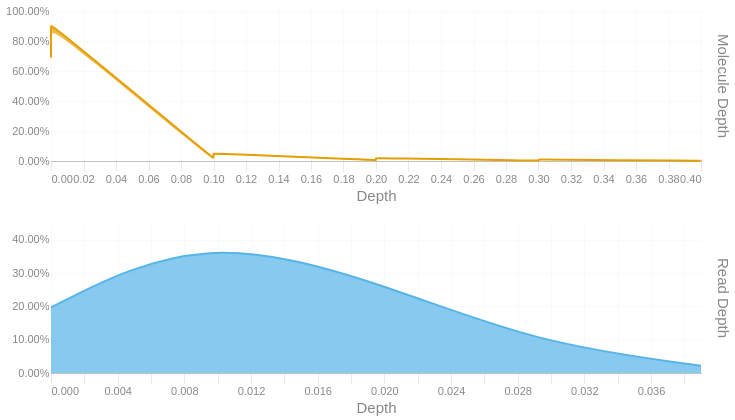

The cell this chart's notebook holds for it:
### Code cell
readdep = depth_hist(tb['Read Depth'], q99, 3)
readdep = readdep.with_columns(pl.lit('Read Depth').alias('Metric'))
if not SKIPLR:
    moldep = depth_hist(tb['Molecule Depth'], mol_q99, 1)
    moldep = moldep.with_columns(pl.lit('Molecule Depth').alias('Metric'))
    _hist = pl.concat([readdep, moldep])
    _hist = _hist.filter(pl.col('Proportion') != 0)
    with SafeRender(_hist):
        (
            alt.Chart(_hist)        
            .mark_area(interpolate = "basis")
            .encode(
                x=alt.X('Bin:Q').scale(domainMin=0).axis(alt.Axis(title='Depth')),
                y = alt.Y('Proportion:Q', title = None).axis(format = '.2%'),
                color = alt.Color('Metric:N').legend(None),
                row = alt.Row("Metric:N").header(title = None, labelOrient = 'right'),
                tooltip = [
                    alt.Tooltip("Metric:N", title = "Metric"),
                    alt.Tooltip('Interval:N', title = "Depth Interval"),
                    alt.Tooltip('Proportion:Q', title = "% Alignments").format('.2%')
                ]
            )
            .resolve_scale(x='independent', y='independent')
            .properties(
                height = 150, width = 650,
                usermeta={'embedOptions': {'downloadFileName': f'{samplename}.depth.hist'}}
            )
        ).display()
else:
    readdep = readdep.filter(pl.col('Proportion') != 0)
    with SafeRender(readdep):
        (
            alt.Chart(readdep)        
            .mark_area(interpolate = "basis")
            .encode(
                x=alt.X('Bin:Q').scale(domainMin=0).axis(alt.Axis(title='Depth')),
                y = alt.Y('Proportion:Q', title = None).axis(format = '.2%'),
                tooltip = [
                    alt.Tooltip('Interval:N', title = "Depth Interval"),
                    alt.Tooltip('Proportion:Q', title = "% Alignments").format('.2%')
                ]
            )
            .properties(
                usermeta={'embedOptions': {'downloadFileName': f'{samplename}.depth.hist'}}
            )
        ).display()

### Figure 1 — Vega-Lite specification as saved in the notebook (floating-point values rounded to 4 significant figures)
{"width": 650, "height": 150, "config": {"title": {"anchor": "start", "dy": -15, "fontSize": 18, "color": "#888888", "subtitleColor": "#888888", "subtitleFontSize": 14}, "arc": {"fill": "#0072B2"}, "axis": {"domainColor": "#888888", "domainWidth": 0.5, "gridWidth": 0.2, "grid": false, "titleFontWeight": 400, "titleFontSize": 15, "labelFontSize": 11, "labelColor": "#888888", "tickColor": "#888888", "tickWidth": 0.2, "titleColor": "#888888"}, "axisBand": {"grid": false}, "axisX": {"grid": true, "tickSize": 10, "domainCap": "round"}, "axisY": {"domain": false, "grid": true, "tickSize": 0, "domainCap": "round"}, "background": "transparent", "header": {"labelFontSize": 15, "labelColor": "#888888", "titleFontSize": 15, "titleFontWeight": 600, "titleColor": "#888888"}, "legend": {"labelFont": "sans-serif", "labelFontSize": 12, "labelColor": "#888888", "symbolSize": 100, "symbolType": "circle", "titleFontSize": 12, "titlePadding": 10, "titleColor": "#888888", "title": null}, "range": {"category": ["#E69F00", "#56B4E9", "#009E73", "#F0E442", "#0072B2", "#D55E00", "#CC79A7", "#000000"], "diverging": ["#cfe8f3", "#a2d4ec", "#73bfe2", "#46abdb", "#1696d2", "#12719e"]}, "area": {"fill": "#0072B2", "fillOpacity": 0.7, "line": true, "strokeOpacity": 0.7}, "line": {"color": "#0072B2", "stroke": "#0072B2", "strokeWidth": 2}, "trail": {"color": "#0072B2", "stroke": "#0072B2", "strokeWidth": 0, "size": 1}, "point": {"filled": true, "fillOpacity": 1.0, "size": 95}, "text": {"color": "#888888", "fontSize": 11, "align": "right", "fontWeight": 400, "size": 11}, "bar": {"fill": "#0072B2", "stroke": null}, "view": {"stroke": null, "continuousWidth": 660, "continuousHeight": 400}}, "data": {"name": "data-f11458e5ccec79da9b6d680e7c49f1ab"}, "mark": {"type": "area", "interpolate": "basis"}, "encoding": {"color": {"field": "Metric", "legend": null, "type": "nominal"}, "row": {"field": "Metric", "header": {"title": null, "labelOrient": "right"}, "type": "nominal"}, "tooltip": [{"field": "Metric", "title": "Metric", "type": "nominal"}, {"field": "Interval", "title": "Depth Interval", "type": "nominal"}, {"field": "Proportion", "format": ".2%", "title": "% Alignments", "type": "quantitative"}], "x": {"axis": {"title": "Depth"}, "field": "Bin", "scale": {"domainMin": 0}, "type": "quantitative"}, "y": {"axis": {"format": ".2%"}, "field": "Proportion", "title": null, "type": "quantitative"}}, "resolve": {"scale": {"x": "independent", "y": "independent"}}, "usermeta": {"embedOptions": {"downloadFileName": "S6_Annis_4791.depth.hist"}}, "$schema": "https://vega.github.io/schema/vega-lite/v6.1.0.json", "datasets": {"data-f11458e5ccec79da9b6d680e7c49f1ab": [{"Bin": 0.0, "Interval": "0.0-0.001", "Proportion": 0.197, "Metric": "Read Depth"}, {"Bin": 0.009, "Interval": "0.009-0.011", "Proportion": 0.422, "Metric": "Read Depth"}, {"Bin": 0.02, "Interval": "0.02-0.021", "Proportion": 0.268, "Metric": "Read Depth"}, {"Bin": 0.029, "Interval": "0.029-0.031", "Proportion": 0.09, "Metric": "Read Depth"}, {"Bin": 0.039, "Interval": "0.039-0.04", "Proportion": 0.022, "Metric": "Read Depth"}, {"Bin": 0.0, "Interval": "0.0-0.0", "Proportion": 0.69, "Metric": "Molecule Depth"}, {"Bin": 0.0, "Interval": "0.0-0.0", "Proportion": 0.154, "Metric": "Molecule Depth"}, {"Bin": 0.0, "Interval": "0.0-0.0", "Proportion": 0.056, "Metric": "Molecule Depth"}, {"Bin": 0.0, "Interval": "0.0-0.1", "Proportion": 0.013, "Metric": "Molecule Depth"}, {"Bin": 0.1, "Interval": "0.1-0.1", "Proportion": 0.017, "Metric": "Molecule Depth"}, {"Bin": 0.1, "Interval": "0.1-0.1", "Proportion": 0.006, "Metric": "Molecule Depth"}, {"Bin": 0.1, "Interval": "0.1-0.1", "Proportion": 0.011, "Metric": "Molecule Depth"}, {"Bin": 0.1, "Interval": "0.1-0.1", "Proportion": 0.004, "Metric": "Molecule Depth"}, {"Bin": 0.1, "Interval": "0.1-0.1", "Proportion": 0.003, "Metric": "Molecule Depth"}, {"Bin": 0.1, "Interval": "0.1-0.1", "Proportion": 0.008, "Metric": "Molecule Depth"}, {"Bin": 0.1, "Interval": "0.1-0.2", "Proportion": 0.002, "Metric": "Molecule Depth"}, {"Bin": 0.2, "Interval": "0.2-0.2", "Proportion": 0.005, "Metric": "Molecule Depth"}, {"Bin": 0.2, "Interval": "0.2-0.2", "Proportion": 0.002, "Metric": "Molecule Depth"}, {"Bin": 0.2, "Interval": "0.2-0.2", "Proportion": 0.005, "Metric": "Molecule Depth"}, {"Bin": 0.2, "Interval": "0.2-0.2", "Proportion": 0.002, "Metric": "Molecule Depth"}, {"Bin": 0.2, "Interval": "0.2-0.2", "Proportion": 0.002, "Metric": "Molecule Depth"}, {"Bin": 0.2, "Interval": "0.2-0.2", "Proportion": 0.003, "Metric": "Molecule Depth"}, {"Bin": 0.2, "Interval": "0.2-0.3", "Proportion": 0.001, "Metric": "Molecule Depth"}, {"Bin": 0.3, "Interval": "0.3-0.3", "Proportion": 0.002, "Metric": "Molecule Depth"}, {"Bin": 0.3, "Interval": "0.3-0.3", "Proportion": 0.001, "Metric": "Molecule Depth"}, {"Bin": 0.3, "Interval": "0.3-0.3", "Proportion": 0.002, "Metric": "Molecule Depth"}, {"Bin": 0.3, "Interval": "0.3-0.3", "Proportion": 0.001, "Metric": "Molecule Depth"}, {"Bin": 0.3, "Interval": "0.3-0.3", "Proportion": 0.001, "Metric": "Molecule Depth"}, {"Bin": 0.3, "Interval": "0.3-0.3", "Proportion": 0.002, "Metric": "Molecule Depth"}, {"Bin": 0.3, "Interval": "0.3-0.4", "Proportion": 0.001, "Metric": "Molecule Depth"}, {"Bin": 0.4, "Interval": "0.4-0.4", "Proportion": 0.001, "Metric": "Molecule Depth"}, {"Bin": 0.4, "Interval": "0.4-0.4", "Proportion": 0.001, "Metric": "Molecule Depth"}, {"Bin": 0.4, "Interval": "0.4-0.4", "Proportion": 0.001, "Metric": "Molecule Depth"}, {"Bin": 0.4, "Interval": "0.4-0.43", "Proportion": 0.001, "Metric": "Molecule Depth"}]}}
